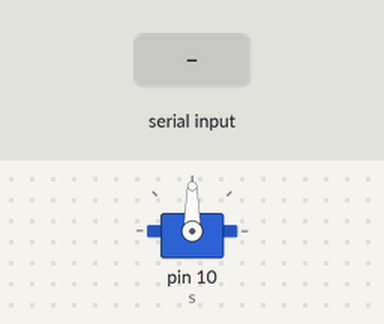
Bench run of a sketch on a simulated Arduino Uno, built with avr-gcc and run on an emulated ATmega328P. Parts: servo. Inputs (shaded band) come from the test bench. What the sketch prints to the serial monitor is not drawn.

Above: at 1.2 s.
1.3 s: "1" received over Serial
At 2.2 s:
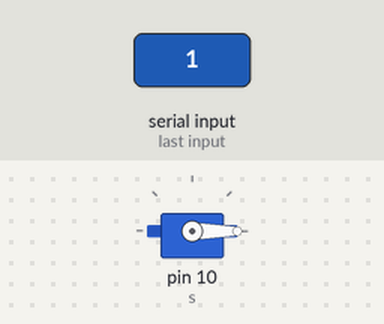
At 3.0 s:
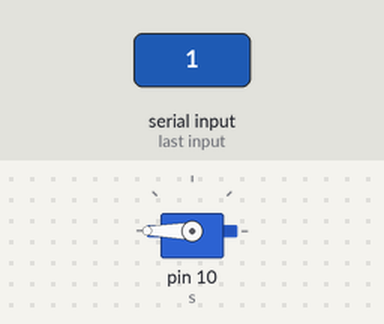
Timing chart, 0 to 4.5 s (numbered marks = the images above; inputs shaded):
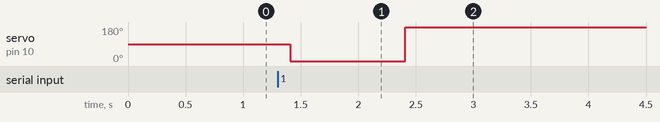

The sketch:

Step.ino
```cpp
#include <Servo.h>
Servo s;
void setup()
{
  Serial.begin(9600);
  s.attach(10);

}
void loop()
{
  char c=Serial.read();
  Serial.println(c);
  if(c=='1')
  {
    Serial.println("ok");
    s.write(90);
    delay(100);
    s.write(0);
    delay(1000);
    s.write(180);
    Serial.print("done");
  }

}
```

Measured:
- after the input at 1.3 s, servo on pin 10 (s): 90° → 0° after 0.11 s, → 180° 1.0 s later
